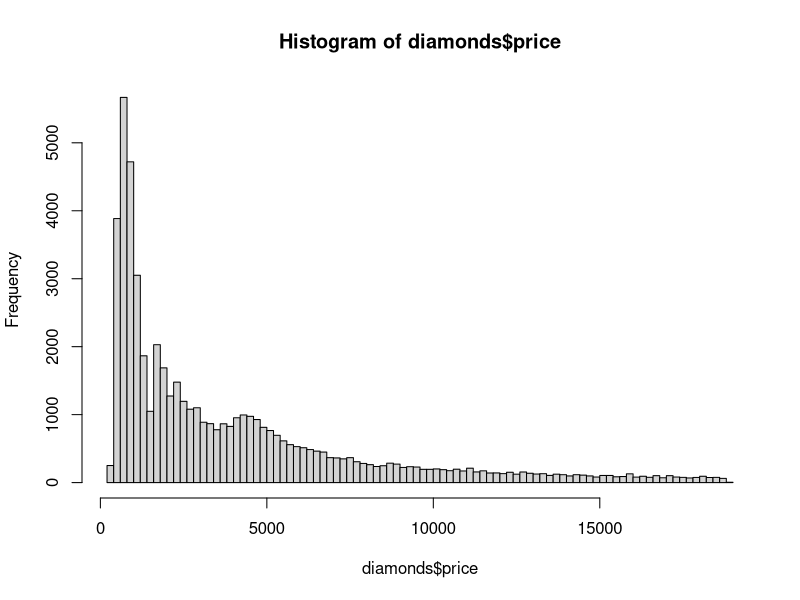

Reproduce this figure in R.
library('ggplot2')

data(diamonds)

head(diamonds)

summary(diamonds$x)

summary(diamonds$y)

summary(diamonds$z)

# length, width, depth?

# length and width --> x or y
# depth --> z

summary(diamonds$price)

hist(diamonds$price, breaks=100)

